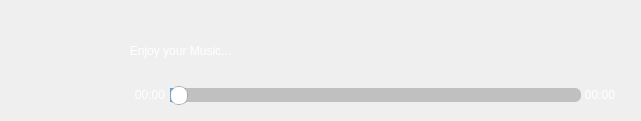
  <widget class="QWidget" name="widget" native="true">
   <property name="geometry">
    <rect>
     <x>179</x>
     <y>470</y>
     <width>641</width>
     <height>121</height>
    </rect>
   </property>
   <property name="minimumSize">
    <size>
     <width>540</width>
     <height>100</height>
    </size>
   </property>
   <widget class="QPushButton" name="likeButton">
    <property name="geometry">
     <rect>
      <x>530</x>
      <y>30</y>
      <width>31</width>
      <height>31</height>
     </rect>
    </property>
    <property name="styleSheet">
     <string notr="true">QPushButton{
border-image: url(:/new/prefix1/pic/Like.png);
background-repeat:no-repeat;
background-position:center center;
border:none;
}

QPushButton:pressed{
border-image: url(:/new/prefix1/pic/Like_click.png);
background-repeat:repeat;
background-position:center center;
}</string>
    </property>
    <property name="text">
     <string/>
    </property>
    <property name="checkable">
     <bool>true</bool>
    </property>
    <property name="checked">
     <bool>false</bool>
    </property>
    <property name="autoExclusive">
     <bool>false</bool>
    </property>
   </widget>
   <widget class="QPushButton" name="dislikeButton">
    <property name="geometry">
     <rect>
      <x>590</x>
      <y>30</y>
      <width>31</width>
      <height>31</height>
     </rect>
    </property>
    <property name="styleSheet">
     <string notr="true">QPushButton
{
	border-image: url(:/new/prefix1/pic/Dislike.png);
background-repeat:no-repeat;
background-position:center center;
border:none;
}

QPushButton:pressed{
	border-image: url(:/new/prefix1/pic/Dislike_click.png);
background-repeat:repeat;
background-position:center center;
}</string>
    </property>
    <property name="text">
     <string/>
    </property>
    <property name="checkable">
     <bool>true</bool>
    </property>
    <property name="checked">
     <bool>false</bool>
    </property>
    <property name="autoExclusive">
     <bool>false</bool>
    </property>
   </widget>
   <widget class="QLabel" name="songNameLabel">
    <property name="geometry">
     <rect>
      <x>110</x>
      <y>40</y>
      <width>141</width>
      <height>21</height>
     </rect>
    </property>
    <property name="styleSheet">
     <string notr="true">QLabel{
color:white;
	
	font: 75 10pt &quot;Adobe Gothic Std B&quot;;
}</string>
    </property>
    <property name="text">
     <string>Enjoy your Music...</string>
    </property>
    <property name="alignment">
     <set>Qt::AlignCenter</set>
    </property>
   </widget>
   <widget class="QWidget" name="layoutWidget">
    <property name="geometry">
     <rect>
      <x>260</x>
      <y>20</y>
      <width>231</width>
      <height>52</height>
     </rect>
    </property>
    <layout class="QHBoxLayout" name="horizontalLayout">
     <item>
      <widget class="QPushButton" name="lastButton">
       <property name="minimumSize">
        <size>
         <width>40</width>
         <height>40</height>
        </size>
       </property>
       <property name="maximumSize">
        <size>
         <width>40</width>
         <height>40</height>
        </size>
       </property>
       <property name="cursor">
        <cursorShape>PointingHandCursor</cursorShape>
       </property>
       <property name="styleSheet">
        <string notr="true">QPushButton
{
background-image: url(:/new/prefix1/pic/left.png);
background-repeat:no-repeat;
background-position:center center;
border:none;
}
QPushButton:hover{
background-image: url(:/new/prefix1/pic/left_hover.png);
background-repeat:no-repeat;
background-position:center center;
}
QPushButton:pressed{
background-image: url(:/new/prefix1/pic/left_click.png);
background-repeat:no-repeat;
background-position:center center;
}
</string>
       </property>
       <property name="text">
        <string/>
       </property>
       <property name="flat">
        <bool>true</bool>
       </property>
      </widget>
     </item>
     <item>
      <widget class="QPushButton" name="playButton">
       <property name="minimumSize">
        <size>
         <width>50</width>
         <height>50</height>
        </size>
       </property>
       <property name="maximumSize">
        <size>
         <width>50</width>
         <height>50</height>
        </size>
       </property>
       <property name="cursor">
        <cursorShape>PointingHandCursor</cursorShape>
       </property>
       <property name="styleSheet">
        <string notr="true">QPushButton{
background-image: url(:/new/prefix1/pic/play.png);
background-repeat:no-repeat;
background-position:center center;
border:none;
}

QPushButton:hover{
background-image: url(:/new/prefix1/pic/play_hover.png);
background-repeat:no-repeat;
background-position:center center;
}

QPushButton:pressed{
background-image: url(:/new/prefix1/pic/play_click.png);
background-repeat:no-repeat;
background-position:center center;
}
</string>
       </property>
       <property name="text">
        <string/>
       </property>
       <property name="flat">
        <bool>true</bool>
       </property>
      </widget>
     </item>
     <item>
      <widget class="QPushButton" name="nextButton">
       <property name="minimumSize">
        <size>
         <width>40</width>
         <height>40</height>
        </size>
       </property>
       <property name="maximumSize">
        <size>
         <width>40</width>
         <height>40</height>
        </size>
       </property>
       <property name="cursor">
        <cursorShape>PointingHandCursor</cursorShape>
       </property>
       <property name="styleSheet">
        <string notr="true">QPushButton
{
background-image: url(:/new/prefix1/pic/right.png);
background-repeat:no-repeat;
background-position:center center;
border:none;
}
QPushButton:hover{
background-image: url(:/new/prefix1/pic/right_hover.png);
background-repeat:no-repeat;
background-position:center center;
}
QPushButton:pressed{
background-image: url(:/new/prefix1/pic/right_click.png);
background-repeat:no-repeat;
background-position:center center;
}
</string>
       </property>
       <property name="text">
        <string/>
       </property>
       <property name="flat">
        <bool>true</bool>
       </property>
      </widget>
     </item>
    </layout>
   </widget>
   <widget class="QLabel" name="discPic">
    <property name="geometry">
     <rect>
      <x>0</x>
      <y>10</y>
      <width>101</width>
      <height>101</height>
     </rect>
    </property>
    <property name="styleSheet">
     <string notr="true">border-image: url(:/new/prefix1/pic/Music_disk.png);
</string>
    </property>
    <property name="text">
     <string/>
    </property>
    <property name="scaledContents">
     <bool>true</bool>
    </property>
   </widget>
   <widget class="QSlider" name="musicSlider">
    <property name="geometry">
     <rect>
      <x>170</x>
      <y>80</y>
      <width>411</width>
      <height>31</height>
     </rect>
    </property>
    <property name="minimumSize">
     <size>
      <width>400</width>
      <height>0</height>
     </size>
    </property>
    <property name="font">
     <font>
      <pointsize>9</pointsize>
     </font>
    </property>
    <property name="styleSheet">
     <string notr="true">QSlider::groove:horizontal {
  border: 0px solid #bbb;
}
 
QSlider::sub-page:horizontal {
  background:rgba(80,166,234,1);
  border-radius: 6px;
  margin-top: 8px;
  margin-bottom: 9px;

}
 
QSlider::add-page:horizontal {
  background-color: rgba(0,0,0,50);
  border: 0px solid #777; 
  border-radius: 6px; 
  margin-top: 8px; 
  margin-bottom: 9px; 
}
 
QSlider::handle:horizontal { 
  background: rgb(255,255,255); 
  border: 1px solid rgba(102,102,102,102); 
  width: 16px; 
  height: 16px; 
  border-radius: 8px; 
  margin-top: 6px; 
  margin-bottom: 6px; 
}
 
QSlider::handle:horizontal:hover { 
  background: rgb(255,255,0); 
  border: 1px solid rgba(102,102,102,102); 
  width: 16px; 
  height: 16px; 
  border-radius: 8px; 
  margin-top: 6px; 
  margin-bottom: 6px; 
}
 
QSlider::sub-page:horizontal:disabled { 
  border-color: #999; 
  background: rgba(80,166,234,1);
}
 
QSlider::add-page:horizontal:disabled { 
  background: #eee; 
  border-color: #999; 
}
 
QSlider::handle:horizontal:disabled { 
  background: #eee; 
  border: 1px solid #aaa; 
  border-radius: 4px; 
}</string>
    </property>
    <property name="singleStep">
     <number>1</number>
    </property>
    <property name="orientation">
     <enum>Qt::Horizontal</enum>
    </property>
   </widget>
   <widget class="QLabel" name="endTimeLabel">
    <property name="geometry">
     <rect>
      <x>580</x>
      <y>80</y>
      <width>40</width>
      <height>29</height>
     </rect>
    </property>
    <property name="minimumSize">
     <size>
      <width>40</width>
      <height>0</height>
     </size>
    </property>
    <property name="maximumSize">
     <size>
      <width>40</width>
      <height>16777215</height>
     </size>
    </property>
    <property name="styleSheet">
     <string notr="true">color: white;
font: 75 14pt &quot;Adobe Arabic&quot;;</string>
    </property>
    <property name="text">
     <string>00:00</string>
    </property>
    <property name="alignment">
     <set>Qt::AlignCenter</set>
    </property>
   </widget>
   <widget class="QLabel" name="curTimeLabel">
    <property name="geometry">
     <rect>
      <x>130</x>
      <y>80</y>
      <width>40</width>
      <height>29</height>
     </rect>
    </property>
    <property name="minimumSize">
     <size>
      <width>40</width>
      <height>0</height>
     </size>
    </property>
    <property name="maximumSize">
     <size>
      <width>40</width>
      <height>16777215</height>
     </size>
    </property>
    <property name="styleSheet">
     <string notr="true">color: white;
font: 75 14pt &quot;Adobe Arabic&quot;;</string>
    </property>
    <property name="text">
     <string>00:00</string>
    </property>
    <property name="alignment">
     <set>Qt::AlignCenter</set>
    </property>
   </widget>
  </widget>
